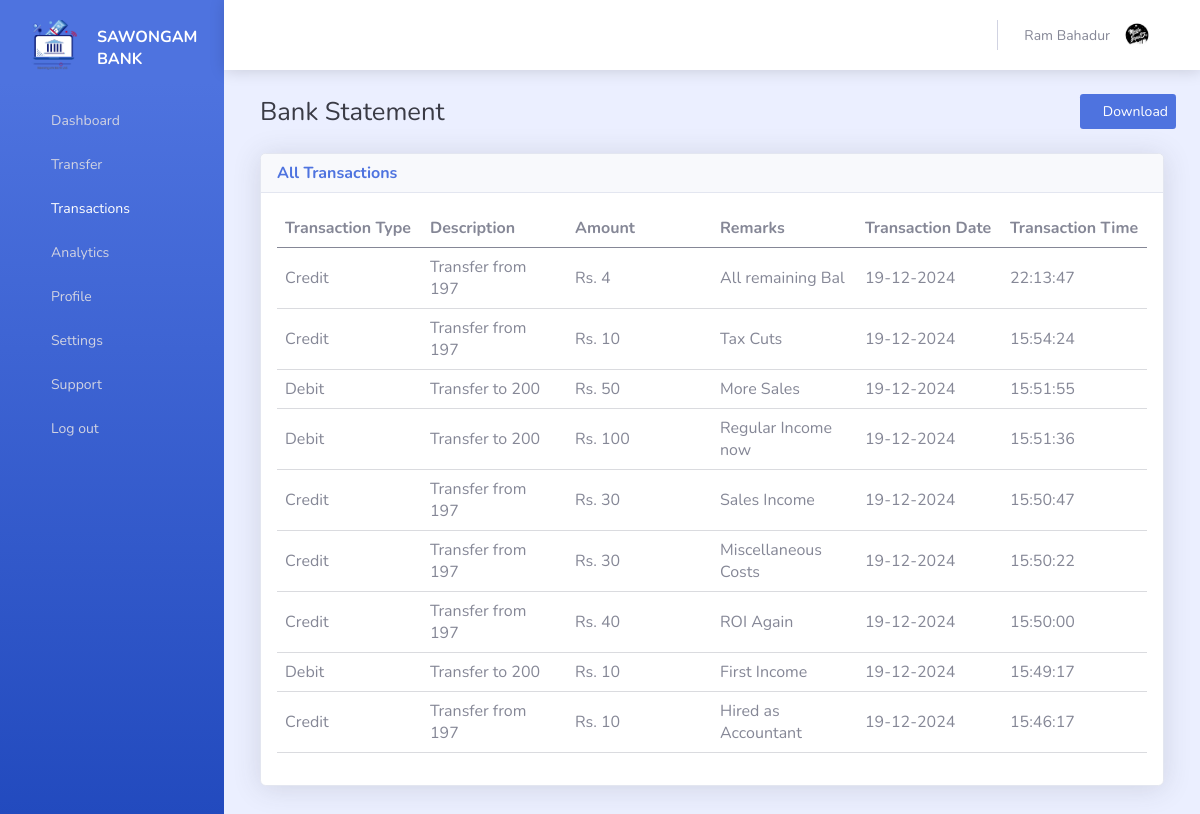
Page /pages/dashboard/transactions.php (signed in) on the committed database.
### tables this page shows
CREATE TABLE `userinfo` (
  `AccNo` int(11) NOT NULL,
  `Name` varchar(50) DEFAULT NULL,
  `Address` varchar(100) DEFAULT NULL,
  `Email` varchar(64) DEFAULT NULL
);

CREATE TABLE `transactions` (
  `Sender` int(11) NOT NULL,
  `Receiver` int(11) NOT NULL,
  `Amount` decimal(10,0) NOT NULL,
  `Remarks` varchar(50) NOT NULL,
  `DateTime` datetime NOT NULL DEFAULT current_timestamp(),
  `SenBalance` decimal(10,0) NOT NULL,
  `RecBalance` decimal(10,0) NOT NULL
);

### scripts/get_userinfo.php (called while the page is built, shortened)
<?php
$accNo = $_SESSION['AccNo'];
$sql = "SELECT * FROM userinfo WHERE AccNo = '$accNo'";
$result = mysqli_query($conn, $sql);
$data = mysqli_fetch_assoc($result);
$name = $data['Name'];

### pages/dashboard/pp_check.php (called while the page is built, shortened)
<?php
$extensions = ['jpg', 'jpeg', 'png', 'gif'];
foreach ($extensions as $extension) {
    $pp_acc = "./img/pp_" . $_SESSION['AccNo'] . "." . $extension;
    if (file_exists($pp_acc)) {
        $pp = $pp_acc;
        break;
    }
}

### scripts/get_transactions.php (called while the page is built)
<?php
$chk_trns = "SELECT * FROM transactions WHERE Sender = '$accNo' OR Receiver = '$accNo' ORDER BY DateTime DESC";
$chk_trns_result = mysqli_query($conn, $chk_trns);
$trns = mysqli_fetch_all($chk_trns_result, MYSQLI_ASSOC);

### pages/dashboard/transactions.php (the view, shortened to what this page needs)
<?php
require('../../configs/db.php');
require('pp_check.php');
require('../../scripts/get_userinfo.php');
require('../../scripts/get_transactions.php');
?>
<!DOCTYPE html>
<html lang="en">
<head>
    <link href="./css/index/mainMobile.css" rel="stylesheet">
    <link href="./css/index/table.css" media="(min-width: 600px)" rel="stylesheet">
    <link href="./css/index/desktop.css" media="(min-width: 900px)" rel="stylesheet">
    <link href="./css/profile/mainMobile.css" rel="stylesheet">
    <link href="./css/table/mainMobile.css" rel="stylesheet">
    <link href="./css/table/tablet.css" media="(min-width: 600px)" rel="stylesheet">
    <link href="./css/table/desktop.css" media="(min-width: 900px)" rel="stylesheet">
    <link rel="stylesheet" href="./css/all.min.css" />
    <link rel="stylesheet" href="./css/common.css" />
</head>
<body>
    <div id="wrapper">
        <nav class="navbar-side sidebar">
            <div class="nav-container">
                <a class="navbar-brand" href="./index.php">
                    <div class="sidebar-brand-icon rotate-n-15">
                        <img src="../../assets/img/logo.png" height="50px">
                    </div>
                    <div class="sidebar-brand-text"><span>Sawongam Bank</span></div>
                </a>
                <ul class="navbar-nav" id="sidebar-ul">
                    <li class="nav-item">
                        <a class="nav-link " href="index.php">
                            <i class="fas fa-tachometer-alt"></i>
                            <span>Dashboard</span>
                        </a>
                    </li>
                    <li class="nav-item">
                        <a class="nav-link" href="./transfer.php">
                            <i class="fas fa-money-bill-alt"></i>
                            <span>Transfer</span>
                        </a>
                    </li>
                    <li class="nav-item">
                        <a class="nav-link active" href="transactions.php">
                            <i class="fas fa-exchange-alt"></i>
                            <span class="active-db">Transactions</span>
                        </a>
                    </li>
                    <li class="nav-item">
                        <a class="nav-link" href="analytics.php">
                            <i class="fas fa-industry"></i>
                            <span>Analytics</span>
                        </a>
                    </li>
                    <li class="nav-item">
                        <a class="nav-link" href="profile.php">
                            <i class="fas fa-user"></i><span>Profile</span>
                        </a>
                    </li>
                    <li class="nav-item">
                        <a class="nav-link" href="settings.php">
                            <i class="fas fa-adjust"></i><span>Settings</span>
                        </a>
                    </li>
                    <li class="nav-item">
                        <a class="nav-link" href="support.php">
                            <i class="fas fa-envelope"></i><span>Support</span>
                        </a>
                    </li>
                    <li class="nav-item">
                        <a class="nav-link" href="../../scripts/logout.php">
                            <i class="fas fa-sign-out-alt"></i><span>Log out</span>
                        </a>
                    </li>
                </ul>
            </div>
        </nav>
        <div id="content-wrapper">
            <div class="navbar-top d-flex" id="page-top">
                <ul class="navbar-nav-ul d-flex">
                    <li class="nav-item">
                        <a class="dropdown-toggle nav-link" href="#"><i class="fas fa-bell fa-fw"></i></a>
                    </li>
                    <li class="nav-item">
                        <a class="dropdown-toggle nav-link" href="#"><i class="fas fa-envelope fa-fw"></i></a>
                    </li>
                    <li class="nav-item avatar-n">
                        <p><span class="avatar-text">
                                <?php echo $name ?>
                            </span></p>
                        <div class="avatar-nav" style="background-image: url(<?php echo $pp ?>);"></div>
                    </li>
                </ul>
            </div>
            <div class="index-content container-main">
                <div class="dashboard-header  d-flex justify-between">
                    <h3>
                        Bank Statement
                    </h3>
                    <a href="../../scripts/statement_generator.php" class="generate-dash-btn"><i
                            class="fas fa-download fa-sm text-white-50"></i>Download</a>
                </div>
                <div class="overview-row row d-flex">
                    <div class="earnings ">
                        <div class="earning-container row2-bgEdit">
                            <div class="earning-header d-flex justify-between">
                                <h6 class="earning-header-text">All Transactions</h6>
                                <button class="button-nobg" type="button"><i class="fas fa-ellipsis-v "></i></button>
                            </div>
                            <div class="earning-body">
                                <div class="table-itself margin-column-form">
                                    <table>
                                        <thead>
                                            <tr>
                                                <th>Transaction Type</th>
                                                <th>Description</th>
                                                <th>Amount</th>
                                                <th>Remarks</th>
                                                <th>Transaction Date</th>
                                                <th>Transaction Time</th>
                                            </tr>
                                        </thead>
                                        <tbody>
                                            <?php
                                            foreach ($trns as $trn) {
                                                $date = date('d-m-Y', strtotime($trn['DateTime']));
                                                $receiver = $trn['Receiver'];
                                                $amount = $trn['Amount'];
                                                $remarks = $trn['Remarks'];
                                                $time = date('H:i:s', strtotime($trn['DateTime']));
                                                if ($trn['Sender'] == $accNo) {
                                                    echo "<tr>
                                                    <td>Debit</td>
                                                    <td>Transfer to $receiver</td>
                                                    <td>Rs. $amount</td>
                                                    <td>$remarks</td>
                                                    <td>$date</td>
                                                    <td>$time</td>
                                                </tr>";
                                                } else {
                                                    echo "<tr>
                                                    <td>Credit</td>
                                                    <td>Transfer from $receiver</td>
                                                    <td>Rs. $amount</td>
                                                    <td>$remarks</td>
                                                    <td>$date</td>
                                                    <td>$time</td>
                                                </tr>";
                                                }
                                            }
                                            ?>
                                        </tbody>
                                    </table>
                                </div>
                            </div>
                        </div>
                    </div>
                </div>
            </div>
        </div>
</body>
</html>

### pages/dashboard/css/index/mainMobile.css (style rules this page uses)
.navbar-brand { padding-top: 15px; }
.sidebar { height: 2800px!important; }
.active i { color: #fff; }
.dashboard-header h3 { font-weight: 400; margin-left: 12px; }
.container-main { padding: 0 24px; height: max-content!important; position: relative; }
h3 { font-size: 1.6rem; color: rgb(58, 59, 69); }
.dashboard-header { margin-bottom: 24px; }
.dashboard-header a { display: none; padding: .35rem .5rem; font-size: 0.875rem; border-radius: .2rem; background-color: #4e73df; color: #fff; }
.dashboard-header a i { margin-right: 5px; }
.overview-row { height: max-content; flex-wrap: wrap; margin-bottom: 24px; }
.earnings, .revenue { width: 100%; padding: 0 12px; }
.row2-bgEdit { position: relative; display: flex; flex-direction: column; min-width: 0; word-wrap: break-word; background-color: #fff; background-clip: border-box; border: 1px solid #e3e6f0; border-radius: .35rem; box-shadow: 0 0.15rem 1.75rem 0 rgb(58 59 69 / 15%) !important; -webkit-border-radius: .35rem; -moz-border-radius: .35rem; -ms-border-radius: .35rem; -o-border-radius: .35rem; }
.earning-header { align-items: center; padding: .5rem 1rem; margin-bottom: 0; background-color: #f8f9fc; border-bottom: 1px solid #e3e6f0; border-top-left-radius: calc(0.35rem - 1px); border-top-right-radius: calc(0.35rem - 1px); }
.earning-header h6 { color: rgb(78, 115, 223); font-size: 16px; font-weight: 700; }
.earning-header>button>i { color: #d1d3e2; background-color: transparent; cursor: pointer; font-size: 14px; }
.earning-body { padding: 16px; width: 100%; height: max-content; }
.earning-body { overflow: hidden; }
.sidebar { height: auto!important; }
.overview-row { flex-wrap: wrap!important; }

### pages/dashboard/css/index/table.css (style rules this page uses)
.sidebar { height: 2400px!important; }
#wrapper { grid-template-rows: 2400px!important; }
.dashboard-header a { display: flex; align-items: center; }
.earnings { margin-bottom: 30px; }
.overview-row { flex-wrap: wrap; }
.sidebar { height: auto!important; }
.overview-row { flex-wrap: wrap!important; }

### pages/dashboard/css/index/desktop.css (style rules this page uses)
.sidebar { height: 1900px !important; }
#wrapper { grid-template-rows: 1900px !important; }
.nav-item span { padding-left: 15px; }
.nav-item i { height: 20px; width: 20px; }
h3 { font-size: 1.5rem; }
.overview-row { flex-wrap: nowrap; }
@media screen and (min-width: 1200px) { .sidebar { height: 1700px !important; } }
@media screen and (min-width: 1200px) { #wrapper { grid-template-rows: 1700px !important; } }
@media screen and (min-width: 1200px) { .earnings { width: 66%; } }
.sidebar { height: auto!important; }
#wrapper { grid-template-rows: auto!important; }
.overview-row { flex-wrap: wrap!important; margin-bottom: 0px; }
.earnings, .revenue { flex: 1!important; }
@media (min-width: 1200px) { .earnings { flex: 2!important; } }
@media (min-width: 900px) { .sidebar { height: auto !important; } }
@media (min-width: 900px) { #wrapper { grid-template-rows: auto !important; } }
@media (min-width: 900px) { .earnings, .revenue { flex: 1 !important; } }
@media (min-width: 900px) { .earning-body, .revenue-body { height: auto !important; } }

### pages/dashboard/css/profile/mainMobile.css (style rules this page uses)
.sidebar { height: 2600px!important; }
.active i { color: #fff; }
.container-main { padding: 0 24px; height: max-content !important; position: relative; }
h3 { font-size: 1.6rem; color: rgb(58, 59, 69); }
.margin-column-form { margin-bottom: 16px; }

### pages/dashboard/css/table/mainMobile.css (style rules this page uses)
.sidebar { height: 1400px !important; }
#wrapper { grid-template-rows: 1400px !important; }
.active i { color: #fff; }
.container-main { padding: 0 24px; height: max-content !important; position: relative; }
h3 { font-size: 1.6rem; color: rgb(58, 59, 69); }
.margin-column-form { margin-bottom: 16px; }
.table-itself { width: 100%; }
th, td { padding: 8px; }
tr { padding: .5rem .5rem; background-color: var(--bs-table-bg); border-bottom-width: 1px; box-shadow: inset 0 0 0 9999px var(--bs-table-accent-bg); }
th { text-align: left; }
table { width: 100%; caption-side: bottom; border-collapse: collapse; color: #858796; overflow-x: auto; }
thead tr { border-bottom: 1.5px solid #858796; }
td { display: table-cell; vertical-align: inherit; }
tbody tr { border-bottom: .5px solid rgba(133, 135, 150, .3); }

### pages/dashboard/css/table/tablet.css (style rules this page uses)
.table-itself { width: 100%; }

### pages/dashboard/css/table/desktop.css (style rules this page uses)
.sidebar { height: 1300px!important; }
#wrapper { grid-template-rows: 1300px!important; }

### rows in the picture
userinfo: Name "Ram Bahadur"
transactions: Receiver "197", Amount "4", Remarks "All remaining Bal", DateTime "19-12-2024", DateTime "22:13:47"
transactions: Receiver "197", Amount "10", Remarks "Tax Cuts", DateTime "19-12-2024", DateTime "15:54:24"
transactions: Receiver "200", Amount "50", Remarks "More Sales", DateTime "19-12-2024", DateTime "15:51:55"
transactions: Receiver "200", Amount "100", Remarks "Regular Income now", DateTime "19-12-2024", DateTime "15:51:36"
transactions: Receiver "197", Amount "30", Remarks "Sales Income", DateTime "19-12-2024", DateTime "15:50:47"
transactions: Receiver "197", Amount "30", Remarks "Miscellaneous Costs", DateTime "19-12-2024", DateTime "15:50:22"
transactions: Receiver "197", Amount "40", Remarks "ROI Again", DateTime "19-12-2024", DateTime "15:50:00"
transactions: Receiver "200", Amount "10", Remarks "First Income", DateTime "19-12-2024", DateTime "15:49:17"
transactions: Receiver "197", Amount "10", Remarks "Hired as Accountant", DateTime "19-12-2024", DateTime "15:46:17"
